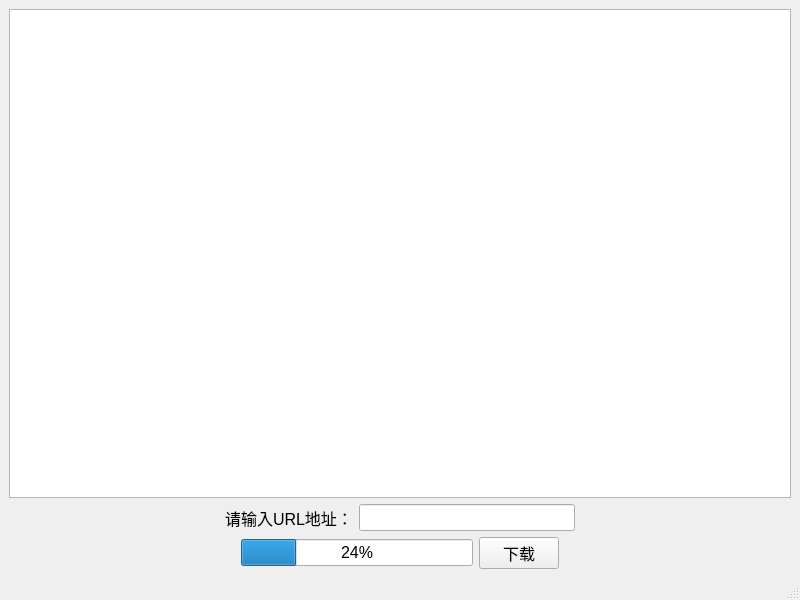
<?xml version="1.0" encoding="UTF-8"?>
<ui version="4.0">
 <class>MainWindow</class>
 <widget class="QMainWindow" name="MainWindow">
  <property name="geometry">
   <rect>
    <x>0</x>
    <y>0</y>
    <width>800</width>
    <height>600</height>
   </rect>
  </property>
  <property name="windowTitle">
   <string>MainWindow</string>
  </property>
  <widget class="QWidget" name="centralwidget">
   <layout class="QVBoxLayout" name="verticalLayout">
    <item>
     <widget class="QTextBrowser" name="textBrowser"/>
    </item>
    <item>
     <layout class="QHBoxLayout" name="horizontalLayout">
      <item>
       <spacer name="horizontalSpacer">
        <property name="orientation">
         <enum>Qt::Horizontal</enum>
        </property>
        <property name="sizeHint" stdset="0">
         <size>
          <width>40</width>
          <height>20</height>
         </size>
        </property>
       </spacer>
      </item>
      <item>
       <widget class="QLabel" name="label">
        <property name="font">
         <font>
          <pointsize>12</pointsize>
         </font>
        </property>
        <property name="text">
         <string>请输入URL地址：</string>
        </property>
       </widget>
      </item>
      <item>
       <widget class="QLineEdit" name="downLoadlineEdit">
        <property name="font">
         <font>
          <pointsize>12</pointsize>
         </font>
        </property>
       </widget>
      </item>
      <item>
       <spacer name="horizontalSpacer_2">
        <property name="orientation">
         <enum>Qt::Horizontal</enum>
        </property>
        <property name="sizeHint" stdset="0">
         <size>
          <width>40</width>
          <height>20</height>
         </size>
        </property>
       </spacer>
      </item>
     </layout>
    </item>
    <item>
     <layout class="QHBoxLayout" name="horizontalLayout_2">
      <item>
       <spacer name="horizontalSpacer_3">
        <property name="orientation">
         <enum>Qt::Horizontal</enum>
        </property>
        <property name="sizeHint" stdset="0">
         <size>
          <width>40</width>
          <height>20</height>
         </size>
        </property>
       </spacer>
      </item>
      <item>
       <widget class="QProgressBar" name="downLoadprogressBar">
        <property name="font">
         <font>
          <pointsize>12</pointsize>
         </font>
        </property>
        <property name="value">
         <number>24</number>
        </property>
       </widget>
      </item>
      <item>
       <widget class="QPushButton" name="downLoadButton">
        <property name="font">
         <font>
          <pointsize>12</pointsize>
         </font>
        </property>
        <property name="text">
         <string>下载</string>
        </property>
       </widget>
      </item>
      <item>
       <spacer name="horizontalSpacer_4">
        <property name="orientation">
         <enum>Qt::Horizontal</enum>
        </property>
        <property name="sizeHint" stdset="0">
         <size>
          <width>40</width>
          <height>20</height>
         </size>
        </property>
       </spacer>
      </item>
     </layout>
    </item>
   </layout>
  </widget>
  <widget class="QMenuBar" name="menubar">
   <property name="geometry">
    <rect>
     <x>0</x>
     <y>0</y>
     <width>800</width>
     <height>26</height>
    </rect>
   </property>
  </widget>
  <widget class="QStatusBar" name="statusbar"/>
 </widget>
 <resources/>
 <connections/>
</ui>
